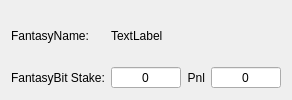
       <widget class="QWidget" name="widget" native="true">
        <layout class="QGridLayout" name="gridLayout_10">
         <item row="1" column="1">
          <widget class="QSpinBox" name="marketBid_11">
           <property name="sizePolicy">
            <sizepolicy hsizetype="Preferred" vsizetype="Fixed">
             <horstretch>0</horstretch>
             <verstretch>0</verstretch>
            </sizepolicy>
           </property>
           <property name="minimumSize">
            <size>
             <width>70</width>
             <height>0</height>
            </size>
           </property>
           <property name="whatsThis">
            <string>BidPrice</string>
           </property>
           <property name="accessibleName">
            <string>PRICE</string>
           </property>
           <property name="accessibleDescription">
            <string>CAN_BE_ZERO</string>
           </property>
           <property name="alignment">
            <set>Qt::AlignCenter</set>
           </property>
           <property name="readOnly">
            <bool>true</bool>
           </property>
           <property name="buttonSymbols">
            <enum>QAbstractSpinBox::NoButtons</enum>
           </property>
          </widget>
         </item>
         <item row="0" column="0">
          <widget class="QLabel" name="fantastname_2">
           <property name="text">
            <string>FantasyName:</string>
           </property>
          </widget>
         </item>
         <item row="1" column="0">
          <widget class="QLabel" name="fantastname_3">
           <property name="text">
            <string>FantasyBit Stake:</string>
           </property>
          </widget>
         </item>
         <item row="1" column="2">
          <widget class="QLabel" name="fantastname_4">
           <property name="layoutDirection">
            <enum>Qt::RightToLeft</enum>
           </property>
           <property name="text">
            <string>Pnl</string>
           </property>
           <property name="alignment">
            <set>Qt::AlignRight|Qt::AlignTrailing|Qt::AlignVCenter</set>
           </property>
          </widget>
         </item>
         <item row="1" column="3">
          <widget class="QSpinBox" name="marketBid_12">
           <property name="sizePolicy">
            <sizepolicy hsizetype="Preferred" vsizetype="Fixed">
             <horstretch>0</horstretch>
             <verstretch>0</verstretch>
            </sizepolicy>
           </property>
           <property name="minimumSize">
            <size>
             <width>70</width>
             <height>0</height>
            </size>
           </property>
           <property name="whatsThis">
            <string>BidPrice</string>
           </property>
           <property name="accessibleName">
            <string>PRICE</string>
           </property>
           <property name="accessibleDescription">
            <string>CAN_BE_ZERO</string>
           </property>
           <property name="alignment">
            <set>Qt::AlignCenter</set>
           </property>
           <property name="readOnly">
            <bool>true</bool>
           </property>
           <property name="buttonSymbols">
            <enum>QAbstractSpinBox::NoButtons</enum>
           </property>
          </widget>
         </item>
         <item row="0" column="1">
          <widget class="QLabel" name="fantastname">
           <property name="text">
            <string>TextLabel</string>
           </property>
          </widget>
         </item>
        </layout>
       </widget>
